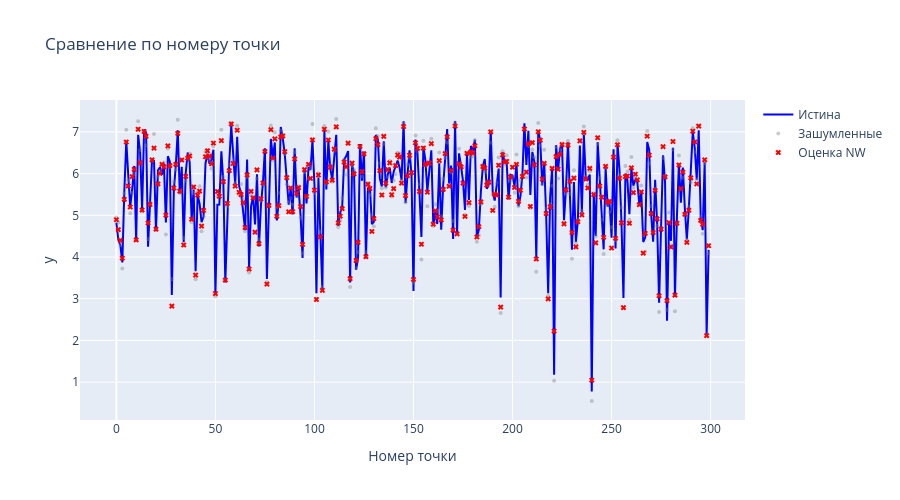

This figure's notebook cell:
### Code cell
y_pred_train = nw_multi(X_noisy, y_noisy, X_noisy, h_opt)

idx = np.arange(n_train)
fig = go.Figure()
fig.add_trace(go.Scatter(x=idx, y=y_clean, mode='lines', name='Истина', line=dict(color='blue', width=2)))
fig.add_trace(go.Scatter(x=idx, y=y_noisy, mode='markers', name='Зашумленные', marker=dict(color='gray', opacity=0.4, size=4)))
fig.add_trace(go.Scatter(x=idx, y=y_pred_train, mode='markers', name='Оценка NW', marker=dict(color='red', size=5, symbol='x')))

fig.update_layout(title="Сравнение по номеру точки", xaxis_title="Номер точки", yaxis_title="y", height=500)
fig.show()

### Figure 1 — Plotly figure (JSON) as saved in the notebook; plotly's stock layout.template omitted (floating-point values rounded to 4 significant figures; data arrays with more than 128 entries replaced by an {"elided": "..."} marker saying what was removed)
{"data": [{"line": {"color": "blue", "width": 2}, "mode": "lines", "name": "Истина", "type": "scatter", "x": {"elided": "300 int values"}, "y": {"elided": "300 float values"}}, {"marker": {"color": "gray", "opacity": 0.4, "size": 4}, "mode": "markers", "name": "Зашумленные", "type": "scatter", "x": {"elided": "300 int values"}, "y": {"elided": "300 float values"}}, {"marker": {"color": "red", "size": 5, "symbol": "x"}, "mode": "markers", "name": "Оценка NW", "type": "scatter", "x": {"elided": "300 int values"}, "y": {"elided": "300 float values"}}], "layout": {"height": 500, "title": {"text": "Сравнение по номеру точки"}, "xaxis": {"title": {"text": "Номер точки"}}, "yaxis": {"title": {"text": "y"}}}}
